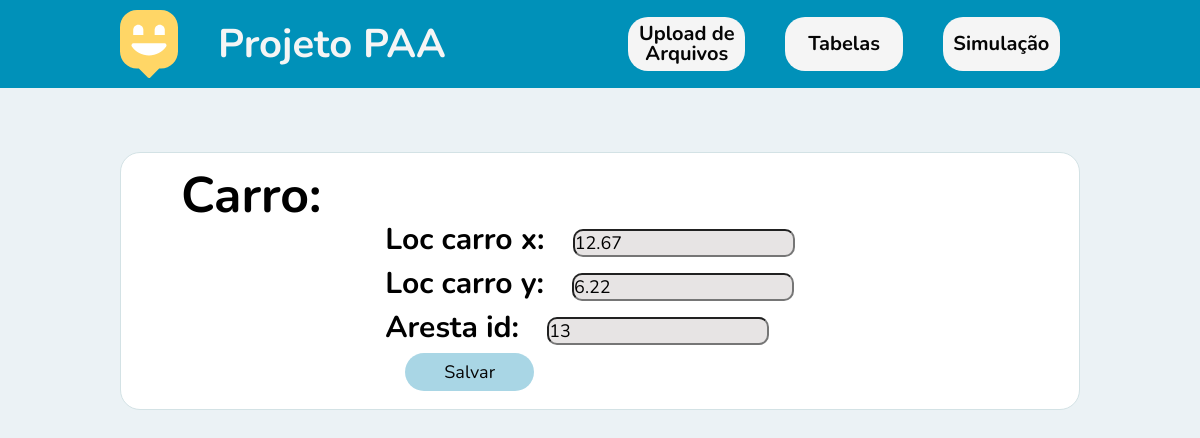
Page /edit/carro/3 on the committed database.
### app/models.py (models this page shows)
class Carro(models.Model):
    carro_id = models.IntegerField(blank=False, null=False)
    loc_carro_x = models.FloatField(blank=False, null=False)
    loc_carro_y = models.FloatField(blank=False, null=False)
    aresta_id = models.IntegerField(blank=False, null=False)

### app/views.py (the view)
# urls.py: path('edit/<str:tabela>/<int:id>', views.edit, name='edit'),
def edit(request, tabela, id):
    if(tabela == 'carro'):
        carro = get_object_or_404(Carro, carro_id=id)
        form = CarroForm(instance=carro)
        title = 'Carro'
    elif(tabela == 'cliente'):
        cliente = get_object_or_404(Cliente, cliente_id=id)
        form = ClienteForm(instance=cliente)
        title = 'Cliente'
    elif(tabela == 'grafo'):
        grafo = get_object_or_404(Grafo, aresta_n=id)
        form = GrafoForm(instance=grafo)
        title = 'Grafo'
    if(request.method == 'POST'):
        if(title == 'Carro'):
            form = CarroForm(request.POST, instance=carro)
            form.save()
            return redirect('/tabelas')
        elif(title == 'Cliente'):
            form = ClienteForm(request.POST, instance=cliente)
            form.save()
            return redirect('/tabelas')
        elif(title == 'Grafo'):
            form = GrafoForm(request.POST, instance=grafo)
            form.save()
            return redirect('/tabelas')
    else:
        return render(request, 'app/edit.html', {'form': form, 'title': title})

### app/forms.py
class CarroForm(forms.ModelForm):
    class Meta:
        model = Carro
        fields = ('loc_carro_x', 'loc_carro_y', 'aresta_id')

### app/templates/app/edit.html (shortened to what this page needs)
{% load static %} {% block content %}
<!DOCTYPE html>
<html lang="pt_BR">
  <head>
    <link rel="stylesheet" href="{% static 'css/main.css' %}" />
    <link rel="stylesheet" href="{% static 'css/animations.css' %}" />
    <link rel="stylesheet" href=" {% static 'css/edit.css' %}" />
  </head>
  <body>
    <nav class="nav_bar_back">
      <div class="nav_bar">
        <div class="nav_title">
          <img src="{% static 'images/map-marker.svg' %}" alt="Happy" />
          <h1 class="title">Projeto PAA</h1>
        </div>
        <div class="nav_buttons">
          <a class="button_nav" href="/"><label>Upload de Arquivos</label></a>
          <a class="button_nav" href="/tabelas"><label>Tabelas</label></a>
          <a class="button_nav" href="/simulacao/grafo"
            ><label>Simulação</label></a
          >
        </div>
      </div>
    </nav>
    <div class="page-home animate-up">
      <div class="div_1">
        <h1 class="title_form">{{title}}:</h1>
        <div class="div_2">
          <form method="POST">
            <div class="div_form">{{ form.as_p}}</div>
            <input class="button" type="submit" value="Salvar" />
          </form>
        </div>
      </div>
    </div>
  </body>
</html>
{% endblock %}

### app/static/css/main.css (style rules this page uses)
* { margin: 0; padding: 0; box-sizing: border-box; }
:root { font-size: 62.5%; }
body { height: 100vh; color: white; background: #ebf2f5; }
body, input, button, textarea { font: 400 1.8rem/1 "Nunito", "sans-serif"; color: black; }

### app/static/css/animations.css (style rules this page uses)
.animate-up { animation-name: up; animation-duration: 300ms; animation-fill-mode: backwards; }

### app/static/css/edit.css (style rules this page uses)
body { flex: 1; }
.page-home { width: 80%; margin: 6.4rem auto; background: white; border: 1px solid #d3e2e5; border-radius: 2rem; overflow: hidden; }
.nav_bar_back { background: rgb(0, 145, 185); display: flex; justify-content: center; }
.nav_bar { width: 80%; display: flex; justify-content: space-between; align-items: center; margin: 1rem; }
.nav_title { display: flex; justify-content: space-evenly; align-items: center; color: whitesmoke; }
.title { margin-left: 4rem; font-size: 40px; }
.nav_buttons { display: flex; justify-content: space-evenly; align-items: center; background: rgb(0, 145, 185); }
.button_nav { width: 100%; height: 5.4rem; border: 0; cursor: pointer; background: rgb(245, 245, 245); border-radius: 2rem; color: rgb(6, 6, 6); display: flex; align-items: center; justify-content: center; text-align: center; transition: background-color 0.2s; margin-left: 2rem; margin-right: 2rem; text-decoration: none; font-size: 20px; font-weight: bold; }
.title_form { color: black; font-size: 50px; margin-left: 6rem; }
.div_1 { display: inline; justify-content: center; align-items: center; margin-top: 30px; margin-bottom: 30px; margin-left: 2rem; margin-right: 2rem; }
.div_2 { display: flex; justify-content: center; align-items: center; }
.div_form { display: inline; justify-content: center; align-items: center; border-radius: 20px; font-size: 30px; font-weight: bold; background: rgb(200, 200, 200); }
.div_form input { background: rgb(231, 228, 228); border-radius: 10px; margin-top: 0.8rem; margin-bottom: 0.8rem; margin-left: 2rem; margin-right: 2rem; }
.button { width: 30%; height: 100%; padding: 1rem; border: 0; cursor: pointer; background: #a9d6e5; border-radius: 2rem; color: rgb(6, 6, 6); display: flex; align-items: center; justify-content: center; text-align: center; transition: background-color 0.2s; margin-left: 2rem; margin-right: 2rem; }

### rows in the picture
Carro: loc_carro_x "12.67", loc_carro_y "6.22", aresta_id "13"

### other values in the picture
{{ title }} "Carro"
